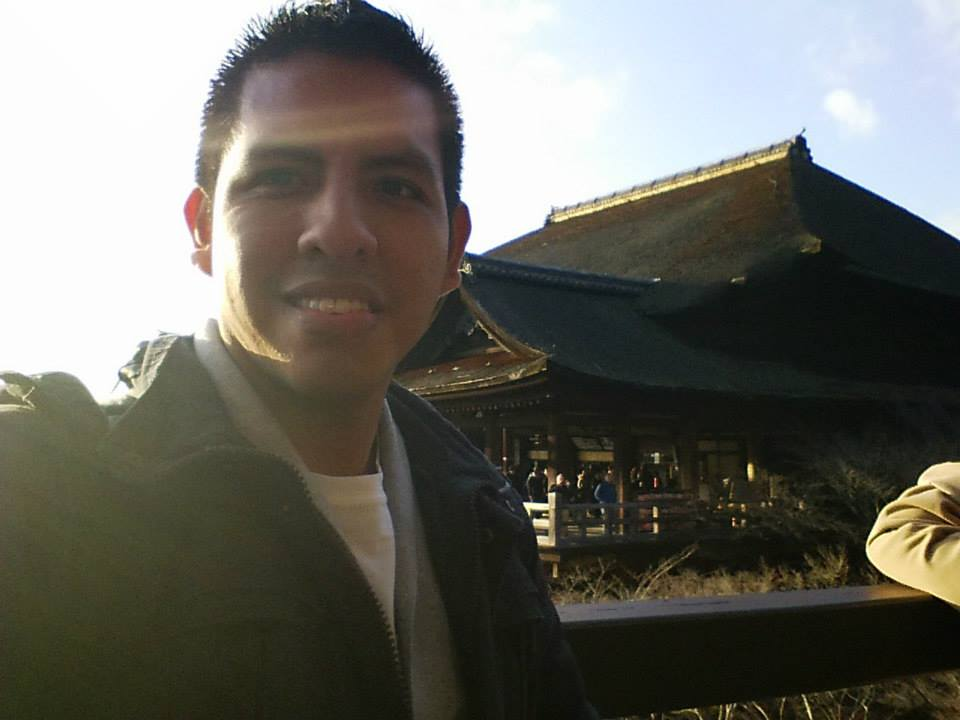
//> input picture Homeworks/Homework1/photo.jpg, 960 x 720 px
$ ./filterHSV ../Homework1/photo.jpg   (built with g++ and OpenCV 4)
//> lines starting //> are read from the running program, lines starting //| are printed output that depends on the picture; after the words box and inside, x2 and y2 are one past the last pixel; in counts of white or black regions, pixels touching at a corner belong together
//opencv libraries
#include "opencv2/core/core.hpp"
#include "opencv2/highgui/highgui.hpp"
#include "opencv2/imgproc/imgproc.hpp"
//C++ standard libraries
#include <iostream>
#include <vector>
#include <algorithm>

using namespace cv;
using namespace std;

//Global variables
int thresh = 55;
int max_thresh = 255;
RNG rng(12345);

vector<Mat> spl;

// Function header
void threshold_callback(int, void*);

int main(int argc, char** argv)
{
    //int hmin=20, hmax=150, smin=77, smax=153, vmin=36, vmax=211;
    int hmin=57, hmax=217, smin=140, smax=219, vmin=175, vmax=255;
    namedWindow("Skin filter values");
    createTrackbar("Hue low", "Skin filter values", &hmin, 180);
    createTrackbar("Hue high", "Skin filter values", &hmax, 255);
    createTrackbar("Saturation low", "Skin filter values", &smin, 255);
    createTrackbar("Saturation high", "Skin filter values", &smax, 255);
    createTrackbar("Value low", "Skin filter values", &vmin, 255);
    createTrackbar("Value high", "Skin filter values", &vmax, 255);
    Mat output;
    Mat image, hsv;
    image = imread(argv[1],1);
//> image is the input picture: 720 rows x 960 cols, CV_8UC3; mean B, G, R 98.4, 105.9, 106.4
    resize(image,image,Size(800,600));
//> image: 600 rows x 800 cols, CV_8UC3
    cvtColor(image,hsv, CV_BGR2HSV);
//> hsv: 600 rows x 800 cols, CV_8UC3; mean H, S, V 42.9, 64, 111.4
    imshow("input", image);

    split(image,spl);
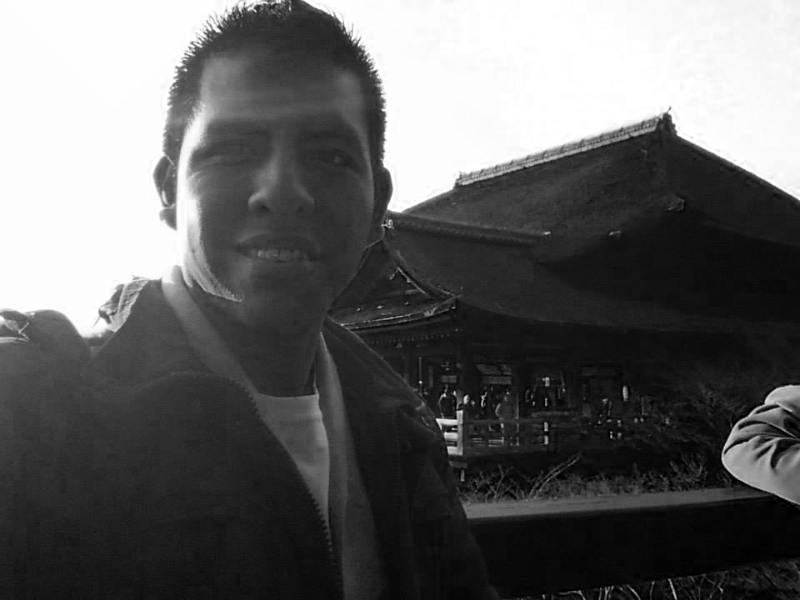
//> spl[0]: 600 rows x 800 cols, CV_8UC1; min 0, max 255, mean 98.4
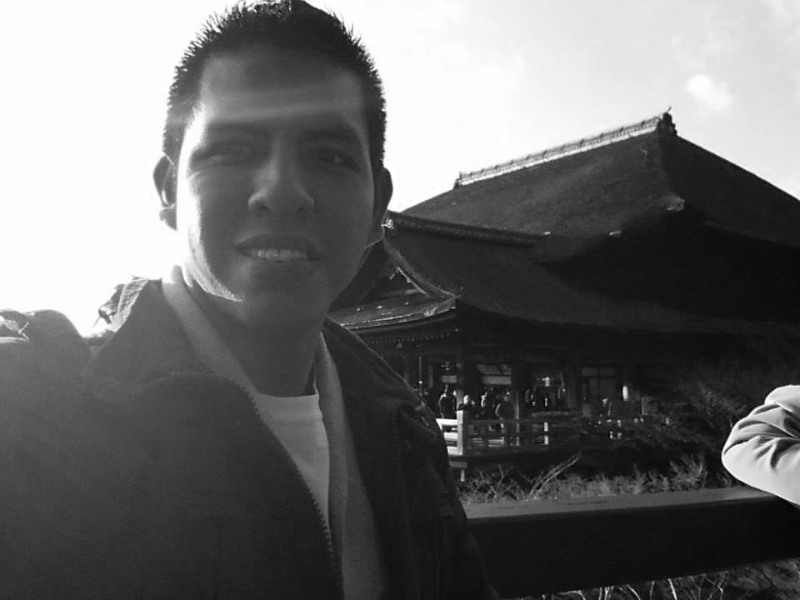
//> spl[1]: 600 rows x 800 cols, CV_8UC1; min 2, max 255, mean 105.8
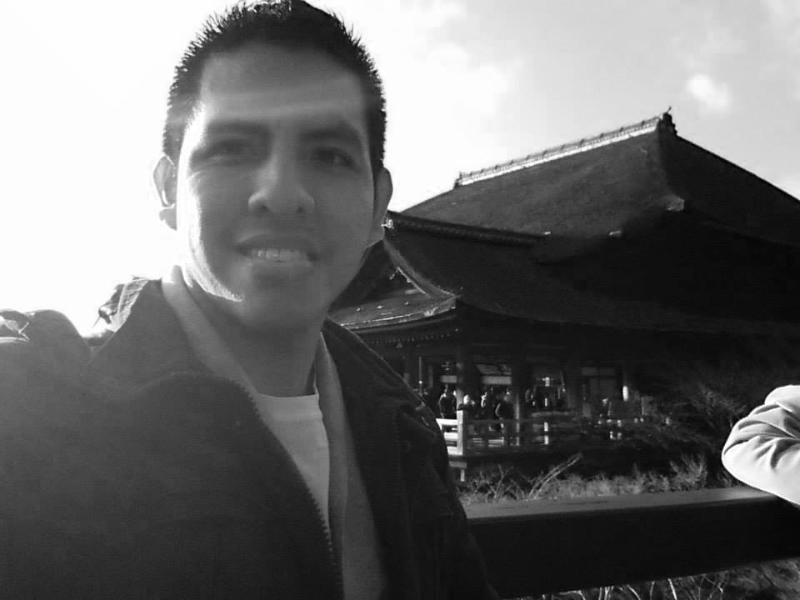
//> spl[2]: 600 rows x 800 cols, CV_8UC1; min 1, max 255, mean 106.4
    imshow("Hue",spl[0]);//h
    imshow("Saturation",spl[1]);//s
    imshow("Value",spl[2]);//v

    createTrackbar( "Threshold:", "Skin filter values", &thresh, max_thresh, threshold_callback);
    threshold_callback(0, 0);

    //VideoCapture cap(argv[1]);
    //VideoCapture cap(0);
    while(1)
    {
        //cap.read(image);
        //imshow("input", image);
        //cvtColor(image,hsv, CV_RGB2HSV);
        inRange(hsv, Scalar(hmin,smin,vmin), Scalar(hmax,smax,vmax), output);
        //erode(output,output,Mat());
        //dilate(output,output,Mat());

        imshow("Result Window", output);
        //wait for 'esc' key press for 30ms. If 'esc' key is pressed, break loop
        if (waitKey(30) == 27)
        {
            cout << "esc key is pressed by user" << endl;
            break;
        }
    }
    //cap.release();
    image.release();
    return 0;
}

// function threshold_callback
void threshold_callback(int, void*)
{
    Mat thres_output;
    vector<vector<Point> > contours, handContour;
    vector<Vec4i> hierarchy;
    Mat src_bw;

    thres_output = Mat::zeros(spl[2].rows, spl[2].cols, CV_8UC1);
//> thres_output: 600 rows x 800 cols, CV_8UC1; every value is 0

    cout << "Threshold: " << thresh << endl;

    //		1. Convert into binary image using thresholding
    double thr = threshold(spl[2], thres_output, thresh, max_thresh, THRESH_BINARY);
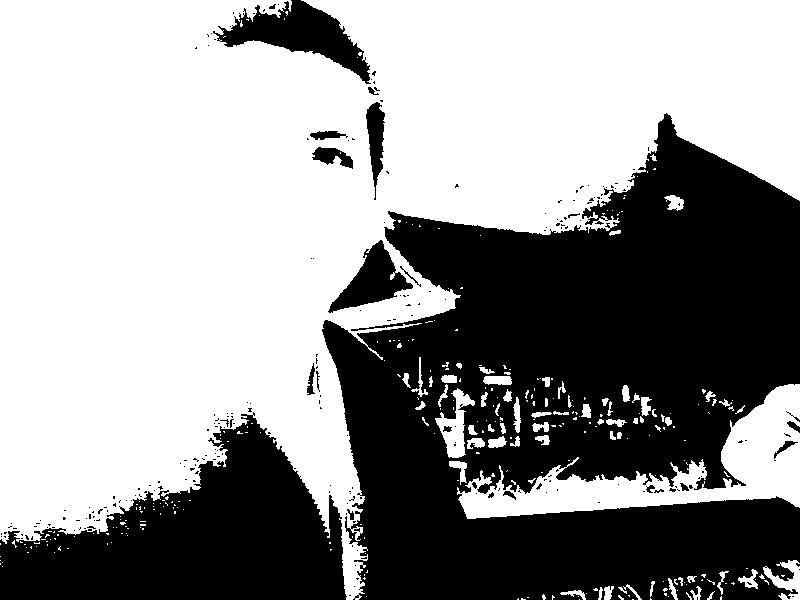
//> thres_output: 600 rows x 800 cols, CV_8UC1; 58.8% white; 233 black regions (209 under 20 px), largest, box (x1, y1, x2, y2) and area: (322, 113, 800, 600) 150910, (0, 412, 347, 600) 36033, (213, 0, 371, 84) 5043
//> the Esc key is pressed
    //erode(thres_output,thres_output,Mat());
    //dilate(thres_output,thres_output,Mat());
    //		2. Create Window and display thresholded image
    imshow("Thresholded image",thres_output);
}
